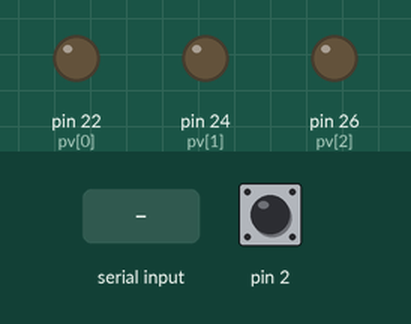
Simulated run of this sketch. Board: Arduino Mega 2560, built with avr-gcc and run on an emulated ATmega2560. Parts: output pins drawn as LEDs (lit = HIGH). The test bench sets the inputs (shaded band); at power-on: pin 2 HIGH. What the sketch prints to the serial monitor is not drawn.

Above: at 1.2 s.
1.3 s: byte 2 (2) received over Serial
2.8 s: byte 1 (1) received over Serial
Timing chart, 0 to 5.8 s (numbered marks = the images above; inputs shaded):
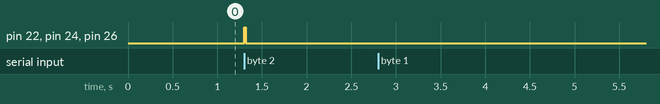

Measured:
- after the input at 1.3 s, pin 22 (pv[0]), pin 24 (pv[1]), pin 26 (pv[2]): LOW → HIGH at once, → LOW 0.02 s later
- after the input at 2.8 s, every drawn part: stays the same

The sketch:

Licky_ben.ino
```cpp
/* Licky  -- Dario L Ringach 4/12/16 */

#include <CapacitiveSensor.h>

CapacitiveSensor   cs = CapacitiveSensor(3, 2);   // use pins 2/3 for capacitive sensing

int np_valve = 3;         // number of pins used to drive the valve (3 recommended)
int pv[3] = {22, 24, 26}; // which pins are the actual pins?
int pulseWidth    = 15;   // 15ms duration delivers ~2uL for 60cc syringe filled to 30cc at 20cm height

byte  lick = 0;   // lick variable
long  th = 500;   // threshold for detecting lick

void setup()
{
  int i;

  for (i = 0; i < np_valve; i++) {
    pinMode(pv[i], OUTPUT);
    digitalWrite(pv[i], LOW);
  }
  Serial.begin(115200);
}

void loop()
{
  int i;
  long start = millis(); //read milliseconds (serial monitor)
  long val =  cs.capacitiveSensor(30); //sensitivity

  lick = lick || (val > th);               // accumulate licks...

  if (Serial.available() > 0) {

    int cmd = Serial.read();                    // read command

    switch (cmd) {
      case 0:                                   // start monitoring for licks...
        lick = 0;
        break;

      case 1:                                   // stop monitoring for licks and report back
        Serial.write(lick);
        break;

      case 2:                                   // deliver reward
        for (i = 0; i < np_valve; i++) digitalWrite(pv[i], HIGH);
        delay(pulseWidth);
        for (i = 0; i < np_valve; i++) digitalWrite(pv[i], LOW);
        break;

      default:  // considered to be a new value for the pulse width
        pulseWidth = cmd;
        break;

    }
  }
}
```
